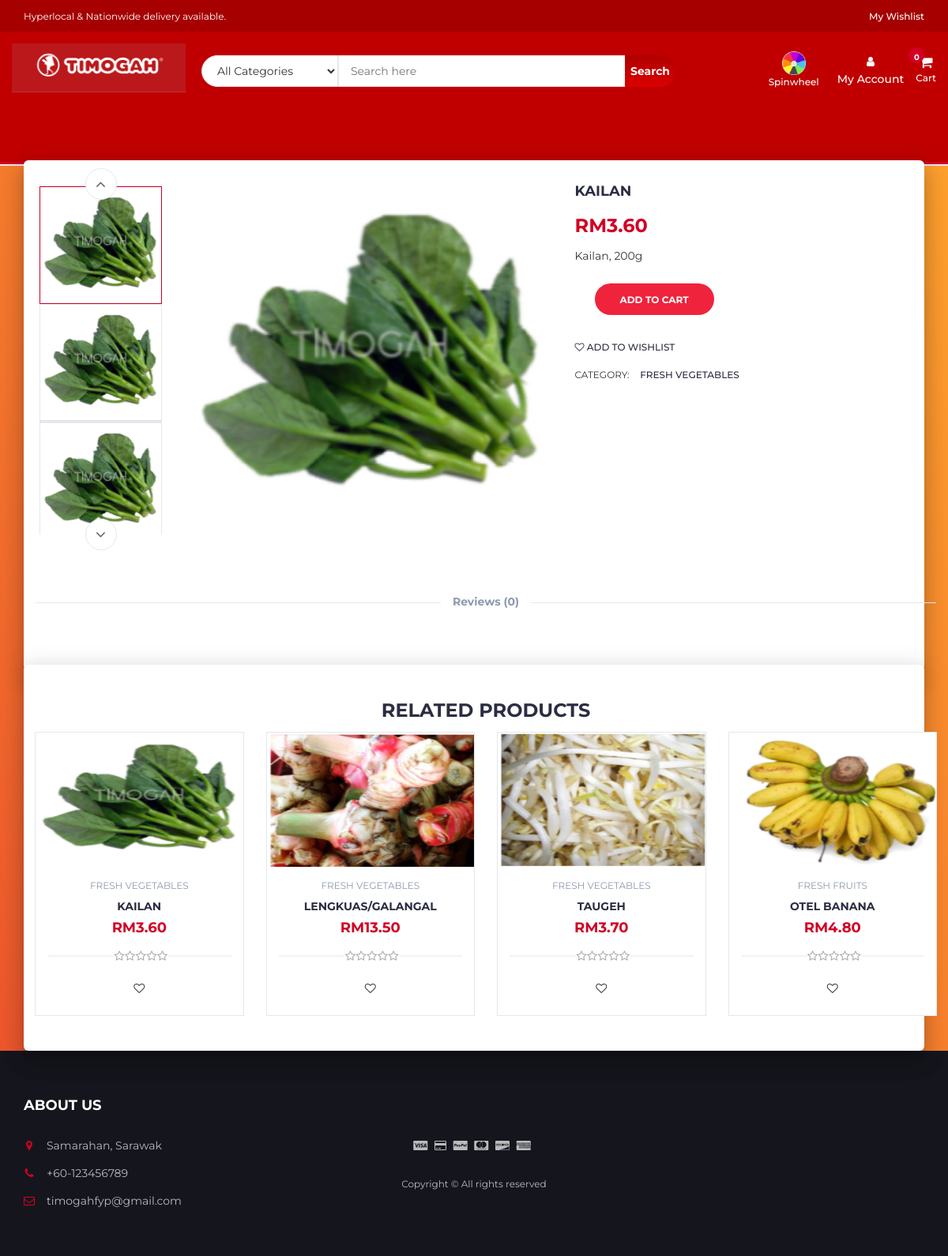
The app's page /product.php?p=2 with its own data.
### tables this page shows
CREATE TABLE `products` (
  `product_id` int(100) NOT NULL,
  `product_cat` int(100) NOT NULL,
  `product_store` int(100) NOT NULL,
  `product_title` varchar(255) NOT NULL,
  `product_price` DECIMAL(10, 2) NOT NULL,
  `product_desc` text NOT NULL,
  `product_image` text NOT NULL,
  `product_keywords` text NOT NULL
);

CREATE TABLE `categories` (
  `cat_id` int(100) NOT NULL,
  `cat_title` text NOT NULL
);

### product.php (the view, shortened to what this page needs)
<?php
include "header.php";
?>
		<div class="section main main-raised">
			<div class="container">
				<div class="row">
					<?php
								include 'db.php';
								$product_id = $_GET['p'];
								$sql = " SELECT * FROM products AS P,categories AS C WHERE P.product_cat = C.cat_id  AND P.product_id = '$product_id'";
								$result = mysqli_query($con, $sql);
								if (mysqli_num_rows($result) > 0)
								{
									while($row = mysqli_fetch_assoc($result))
									{
									echo '
                                <div class="col-md-5 col-md-push-2">
                                <div id="product-main-img">
                                    <div class="product-preview">
                                        <img src="product_images/'.$row['product_image'].'" alt="">
                                    </div>
                                    <div class="product-preview">
                                        <img src="product_images/'.$row['product_image'].'" alt="">
                                    </div>
                                    <div class="product-preview">
                                        <img src="product_images/'.$row['product_image'].'" alt="">
                                    </div>
                                    <div class="product-preview">
                                        <img src="product_images/'.$row['product_image'].'" alt="">
                                    </div>
                                </div>
                            </div>
                                <div class="col-md-2  col-md-pull-5">
                                <div id="product-imgs">
                                    <div class="product-preview">
                                        <img src="product_images/'.$row['product_image'].'" alt="">
                                    </div>
                                    <div class="product-preview">
                                        <img src="product_images/'.$row['product_image'].'" alt="">
                                    </div>
                                    <div class="product-preview">
                                        <img src="product_images/'.$row['product_image'].'g" alt="">
                                    </div>
                                    <div class="product-preview">
                                        <img src="product_images/'.$row['product_image'].'" alt="">
                                    </div>
                                </div>
                            </div>
									';
									?>
									<?php
									echo '
							<div class="col-md-5">
								<div class="product-details">
									<h2 class="product-name">'.$row['product_title'].'</h2>
									<div id = "rating_reviews">
									</div>
									<div>
										<h3 class="product-price">RM'.$row['product_price'].'</h3>
									</div>
									<div><p>'.$row['product_desc'].'</p></div>
									<div class="add-to-cart">
										<div class="qty-label">
											<div class="btn-group" style="margin-left: 25px; margin-top: 15px">
											<button class="add-to-cart-btn" pid="'.$row['product_id'].'"  id="product" ><i class="fa fa-shopping-cart"></i> add to cart</button>
											</div>
										</div>
									</div>
									<ul class="product-btns">
										<li><a href="#" pid="'.$row['product_id'].'"  id="wishlist" ><i class="fa fa-heart-o"></i> add to wishlist</a></li>
									</ul>
									<ul class="product-links">
										<li>Category:</li>
										<li><a href="#">'.$row["cat_title"].'</a></li>
									</ul>
								</div>
							</div>
							';
							}
						}
						?>
					<div class="col-md-12">
						<div id="product-tab">
							<ul class="tab-nav">
								<?php
												include 'db.php';
												$product_id = $_GET['p'];
												$product_query = "SELECT COUNT(*) AS count FROM reviews WHERE product_id='$product_id'";
												$run_query = mysqli_query($con,$product_query);
												$row = mysqli_fetch_array($run_query);
												$reviews_count=$row["count"];
												echo '<li><a data-toggle="tab" href="#tab3">Reviews ('.$reviews_count.')</a></li>';
								?>
							</ul>
						</div>
					</div>
				</div>
			</div>
		</div>
		<div class="section main main-raised">
			<div class="container">
				<div class="row">
					<div class="col-md-12">
						<div class="section-title text-center">
							<h3 class="title">Related Products</h3>
						</div>
					</div>
								<?php
                    include 'db.php';
								$product_id = $_GET['p'];
					$product_query = "SELECT * FROM products,categories WHERE product_cat=cat_id AND product_id BETWEEN $product_id AND $product_id+3";
                $run_query = mysqli_query($con,$product_query);
                if(mysqli_num_rows($run_query) > 0){
                    while($row = mysqli_fetch_array($run_query)){
                        $pro_id    = $row['product_id'];
                        $pro_title = $row['product_title'];
                        $pro_price = $row['product_price'];
                        $pro_image = $row['product_image'];
                        $cat_name = $row["cat_title"];
                        echo "
                                <div class='col-md-3 col-xs-6'>
								<a href='product.php?p=$pro_id'><div class='product'>
									<div class='product-img'>
										<img src='product_images/$pro_image' style='max-height: 170px;' alt=''>
									</div></a>
									<div class='product-body'>
										<p class='product-category'>$cat_name</p>
										<h3 class='product-name header-cart-item-name'><a href='product.php?p=$pro_id'>$pro_title</a></h3>
										<h4 class='product-price header-cart-item-info'>RM$pro_price</h4>
										<div class='product-rating'>";
										$rating_query = "SELECT ROUND(AVG(rating),1) AS avg_rating  FROM reviews WHERE product_id='$pro_id '";
										$run_review_query = mysqli_query($con,$rating_query);
										$review_row = mysqli_fetch_array($run_review_query);
										if($review_row > 0){
											$avg_count=$review_row["avg_rating"];
												$i=1;
												while($i <= 5-round($avg_count)){
													$i++;
													echo'
													<i class="fa fa-star-o empty"></i>';
												}
										}
										echo "</div>
										<div class='product-btns'>
											<button pid='$pro_id' id='clickwishlist' class='add-to-wishlist'><i class='fa fa-heart-o'></i><span class='tooltipp'>add to wishlist</span></button>
										</div>
									</div>
									<div class='add-to-cart'>
										<button pid='$pro_id' id='product' class='add-to-cart-btn block2-btn-towishlist' href='#'><i class='fa fa-shopping-cart'></i> add to cart</button>
									</div>
								</div>
                                </div>
			";
		}
}
?>
<?php
include "footer.php";
?>

### records on screen
products: product_image (picture), product_title "KAILAN", product_price "3.60", product_desc "Kailan, 200g", categories.cat_title "FRESH VEGETABLES"
products: product_image (picture), categories.cat_title "FRESH VEGETABLES", product_title "LENGKUAS/GALANGAL", product_price "13.50"
products: product_image (picture), categories.cat_title "FRESH VEGETABLES", product_title "TAUGEH", product_price "3.70"
products: product_image (picture), categories.cat_title "FRESH FRUITS", product_title "OTEL BANANA", product_price "4.80"

### other values on screen
$reviews_count "0"
